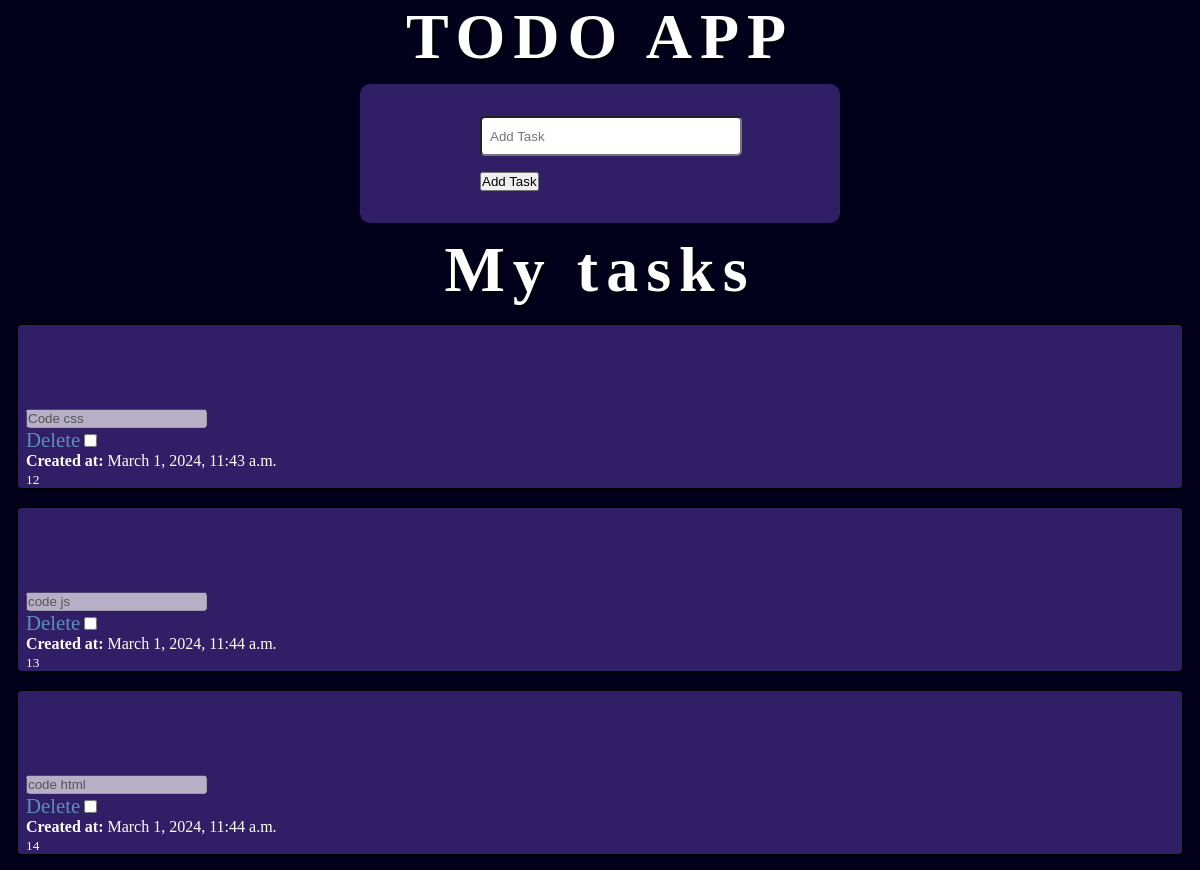
Before: / (upper part) with the older database file.
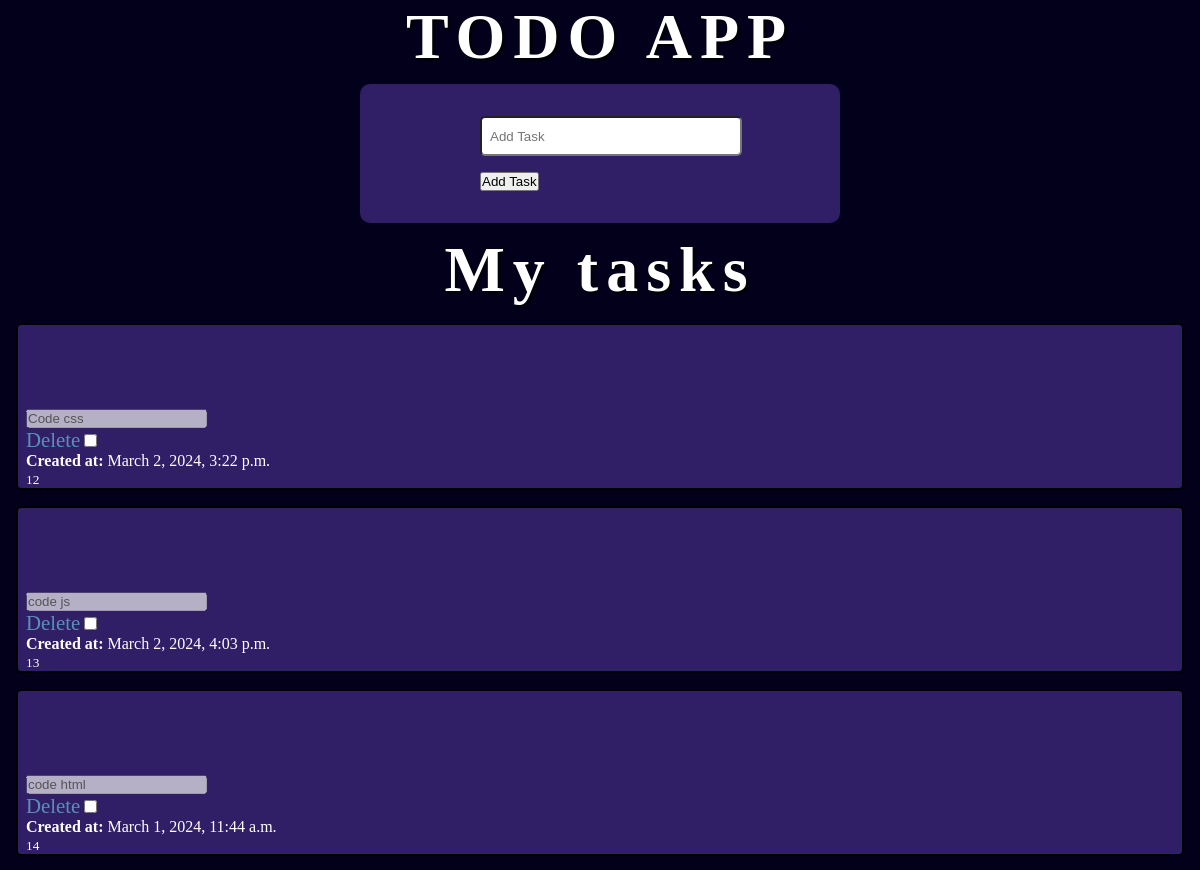
After: the same page with the newer database file.
### todo/models.py (models this page shows)
class Task(models.Model):
    task_name = models.CharField(max_length=120)
    created_at = models.DateTimeField(auto_now=True)
    modified_at = models.DateTimeField(auto_now_add=True)
    start_time = models.DateTimeField(default=timezone.now)
    completion_time = models.DateTimeField(default=timezone.now)
    task_status = models.CharField(max_length=10)
    def __str__(self):
        return self.task_name

### todo/views.py (the view)
# urls.py: path('', views.home, name='home'),
def home(request):
    tasks = Task.objects.all()
    print(tasks,type(tasks))
    context = {
        'tasks' : tasks
    }
    return render(request, 'todo/home.html', context)

### todo/templates/todo/home.html (shortened to what this page needs)
{% extends 'base.html'%}
{% block content %}
<form action="/submit" method="POST">
  <input type="text" name="taskname" placeholder="Add Task" />
  <button type="submit">Add Task</button>
</form>
<div class="tasks">
  <h1>My tasks</h1>
  {% for x in tasks %}
  <div class="task-container">
    <form action="edit/{{x.id}}"></form>
    <input type="text" name="update" value="{{x.task_name}}" disabled />
    <div class="delete-container">
      <label for="delete{{x.id}}">Delete</label>
      <input class="d" type="checkbox" name="delete" id="delete{{x.id}}" />
    </div>
    <p><b>Created at:</b> {{ x.created_at }}</p>
    <p><small>{{x.id}}</small></p>
  </div>
  {% endfor %}
</div>
{% endblock %}

### templates/base.html (shortened to what this page needs)
{% load static %}
<!DOCTYPE html>
<html lang="en">
  <head>
    <link rel="stylesheet" href="{% static 'css/home.css' %}">
  </head>
  <body>
    <h1>TODO APP</h1>
    {% block content %}
    {% endblock %}
  </body>
</html>

### static/css/home.css (style rules this page uses)
:root { --primary-dark: #03001c; --secondary-dark: #301e67; --accent-dark: #5b8fb9; --accent-dark-2: #b6eada; --primary-light: #b799ff; --secondary-light: #acbcff; --accent-light: #aee2ff; --accent-light-2: #e6fffd; }
* { margin: 0; padding: 0; box-sizing: border-box; }
body { background: var(--primary-dark); color: #fff; }
.task-container { background: var(--secondary-dark); border: 2px solid #000; margin: 1rem; padding-left: 0.5rem; border-radius: 5px; }
h1 { font-weight: 900; text-align: center; line-height: 1.5 rem; letter-spacing: 0.5rem; text-shadow: 2px 2px 3px #020202; font-size: 4rem; }
form { background-color: var(--secondary-dark); max-width: 40%; margin: 10px; margin-left: 30%; padding: 2rem; padding-left: 10%; display: flex; flex-direction: column; align-items: flex-start; justify-content: space-around; border-radius: 10px; }
form input { width: 80%; height: 2.5rem; margin-bottom: 1rem; padding-left: 0.5rem; color: #000; border-radius: 5px; }
label { font-size: 1.3rem; color: var(--accent-dark); }

Changed rows visible on the page:
changed Task "Code css": created_at "March 1, 2024, 11:43 a.m." → "March 2, 2024, 3:22 p.m."
changed Task "code js": created_at "March 1, 2024, 11:44 a.m." → "March 2, 2024, 4:03 p.m."
